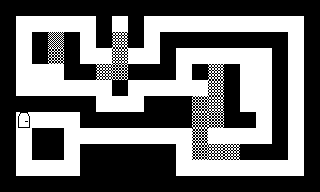

The image is a tile-based game level rendered from a .tmx file. Its description and complete source (layers, tilesets, objects, tile grids) follow:
An orthogonal 20x12 tile map with 16x16 px tiles, 1 tile layer (Ground) and 7 objects (5x Rock, PlayerStartingPosition, Mob).

<map version="1.0" orientation="orthogonal" width="20" height="12" tilewidth="16" tileheight="16">
 <properties>
  <property name="gravity" value="10" />
 </properties>
 <tileset firstgid="1" name="Tileset" tilewidth="16" tileheight="16">
  <image source="../assets/tiles.png" width="32" height="80" />
  <tile id="0">
   <properties>
    <property name="blastable" value="0" />
    <property name="name" value="Wall" />
    <property name="obstacle" value="1" />
   </properties>
  </tile>
  <tile id="1">
   <properties>
    <property name="blastable" value="0" />
    <property name="name" value="Floor" />
    <property name="obstacle" value="0" />
   </properties>
  </tile>
  <tile id="2">
   <properties>
    <property name="blastTo" value="Floor" />
    <property name="blastable" value="1" />
    <property name="name" value="BlastableWall" />
    <property name="obstacle" value="1" />
   </properties>
  </tile>
  <tile id="3">
   <properties>
    <property name="name" value="Door" />
    <property name="obstacle" value="0" />
   </properties>
  </tile>
  <tile id="4">
   <properties>
    <property name="blastTo" value="Floor" />
    <property name="blastable" value="1" />
    <property name="chainBlast" value="1" />
    <property name="name" value="ChainBlastableWall" />
    <property name="obstacle" value="1" />
   </properties>
  </tile>
  <tile id="5">
   <properties>
    <property name="blastTo" value="Wall" />
    <property name="blastable" value="1" />
    <property name="chainBlast" value="1" />
    <property name="name" value="BlastToWall" />
    <property name="obstacle" value="1" />
   </properties>
  </tile>
  <tile id="6">
   <properties>
    <property name="blastFromDir" value="up" />
    <property name="blastTo" value="Floor" />
    <property name="blastable" value="1" />
    <property name="name" value="BlastableFromUp" />
    <property name="obstacle" value="1" />
   </properties>
  </tile>
  <tile id="7">
   <properties>
    <property name="blastFromDir" value="left" />
    <property name="blastTo" value="Floor" />
    <property name="blastable" value="1" />
    <property name="name" value="BlastableFromLeft" />
    <property name="obstacle" value="1" />
   </properties>
  </tile>
  <tile id="8">
   <properties>
    <property name="blastFromDir" value="down" />
    <property name="blastTo" value="Floor" />
    <property name="blastable" value="1" />
    <property name="name" value="BlastableFromDown" />
    <property name="obstacle" value="1" />
   </properties>
  </tile>
  <tile id="9">
   <properties>
    <property name="blastFromDir" value="right" />
    <property name="blastTo" value="Floor" />
    <property name="blastable" value="1" />
    <property name="name" value="BlastableFromRight" />
    <property name="obstacle" value="1" />
   </properties>
  </tile>
 </tileset>
 <layer name="Ground" width="20" height="12">
  <data encoding="csv">
1,1,1,1,1,1,1,1,1,1,1,1,1,1,1,1,1,1,1,1,
1,2,2,2,2,2,1,2,1,2,2,2,2,2,2,2,2,2,2,1,
1,2,1,3,1,2,1,5,1,2,1,1,1,1,1,1,1,1,2,1,
1,2,1,6,1,2,2,5,2,2,1,2,2,2,2,2,2,1,2,1,
1,2,2,2,1,1,5,6,1,1,1,2,1,5,1,2,2,1,2,1,
1,2,2,2,2,2,2,1,2,2,2,2,2,5,1,2,2,1,2,1,
1,1,1,1,1,1,2,2,2,1,1,1,6,5,1,2,2,1,2,1,
1,4,2,2,2,1,1,1,1,1,1,1,6,6,1,1,2,1,2,1,
1,2,1,1,2,2,2,2,2,2,2,2,6,2,2,2,2,1,2,1,
1,2,1,1,2,1,1,1,1,1,1,2,6,5,5,1,1,1,2,1,
1,2,2,2,2,1,1,1,1,1,1,2,2,2,2,2,2,2,2,1,
1,1,1,1,1,1,1,1,1,1,1,1,1,1,1,1,1,1,1,1
</data>
 </layer>
 <objectgroup name="Objects" width="20" height="12">
  <object name="Player" type="PlayerStartingPosition" x="16" y="16" width="16" height="16">
   <properties>
    <property name="number" value="0" />
   </properties>
  </object>
  <object type="Rock" x="32" y="16" width="16" height="16">
   <ellipse />
  </object>
  <object type="Rock" x="48" y="16" width="16" height="16">
   <ellipse />
  </object>
  <object type="Rock" x="112" y="16" width="16" height="16">
   <ellipse />
  </object>
  <object type="Rock" x="208" y="48" width="16" height="16">
   <ellipse />
  </object>
  <object type="Rock" x="208" y="128" width="16" height="16">
   <ellipse />
  </object>
  <object type="Mob" x="64" y="160" width="16" height="16">
   <properties>
    <property name="speed" value="180" />
   </properties>
   <ellipse />
  </object>
 </objectgroup>
</map>